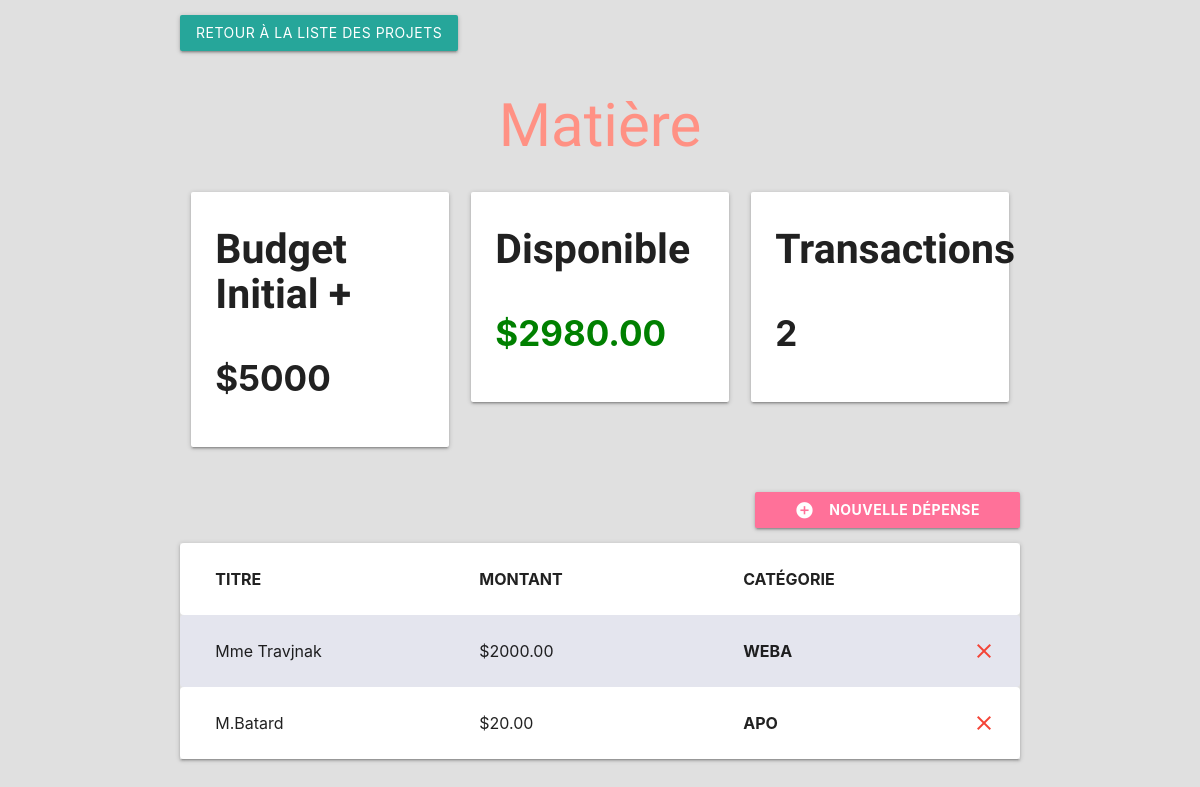
The page /matiere on the database its author committed.
### budget/models.py (models this page shows, shortened)
class Project(models.Model):
    nom = models.CharField(max_length=100)
    slug = models.SlugField(max_length=100, unique=True, blank=True)
    budget = models.IntegerField()
    def budget_dispo(self):
        depenses = self.depenses.all()
        total = 0
        for depense in depenses:
            total += depense.montant
        return self.budget - total
    def transac(self):
        list_des_depenses = self.depenses.all()
        return len(list_des_depenses)

class Depense(models.Model):
    project = models.ForeignKey(Project, on_delete=models.CASCADE, related_name='depenses')
    montant = models.DecimalField(max_digits=10, decimal_places=2)
    titre = models.CharField(max_length=100)
    categorie = models.ForeignKey(Categorie, on_delete=models.CASCADE)
    class Meta:
        ordering = ['-montant']

class Categorie(models.Model):
    project = models.ForeignKey(Project, on_delete=models.CASCADE)
    nom = models.CharField(max_length=100)

### budget/views.py (the view, shortened to what this page needs)
# urls.py: path('<slug:project_slug>', views.project_detail, name='project_detail'),
def project_detail(request, project_slug):
    project = get_object_or_404(Project, slug=project_slug)
    if request.method== 'GET' :
        categorie_list = Categorie.objects.filter(project=project)
        return render(request, 'budget/project_detail.html', {'project': project, 'depense_list': project.depenses.all(), 'categorie_list': categorie_list})
    elif request.method == 'DELETE':
        id = json.loads(request.body)['id']
        depense = Depense.objects.get(id=id)
        depense.delete()
        return HttpResponse('')
    return HttpResponseRedirect(project_slug)

### budget/templates/budget/project_detail.html (shortened to what this page needs)
{% extends 'budget/base.html'%}
{% block content %}
<div class="container">
    <section class="section section-stats">
        <a href="{% url 'project_list' %}" class="btn waves-effect">Retour à la liste des projets</a>
        <h1 style=" text-align: center; font-size: 60px;" class="ff">{{ project.nom }}</h1>
        <div class="row">
            <div class="col s12 m4 14">
                <div class="card-panel">
                    <h6 class="bold ffs">Budget Initial +</h6>
                    <h1 class="bold fs ">${{project.budget}}</h1>
                </div>
            </div>
            <div class="col s12 m4 14">
                <div class="card-panel">
                    <h6 class="bold ffs">Disponible</h6>
                    <h1 class="bold fs ">
                        {% if project.budget_dispo < 0 %}
                            <span style="color: red;">${{project.budget_dispo}}</span>
                            <p style="font-size: 4px;">Tu n'as pas respecté le budget. Tu es mauvais.</p>
                        {% else %}
                            <span style="color: green;">${{project.budget_dispo}}</span>
                        {% endif %}
                    </h1>
                </div>
            </div>
            <div class="col s12 m4 14">
                <div class="card-panel">
                    <h6 class="bold ffs">Transactions</h6>
                    <h1 class="bold fs">{{project.transac}}</h1>
                </div>
            </div>
        </div>
    </section>
    <section class="section section-depense">
        <div class="row">
            <button class="btn waves-effect right modal-trigger" href="#ModalDepense">nouvelle dépense
                <i class="material-icons white-text left">add_circle</i>
            </button>
        </div>
        <ul class="z-depth-1">
            <li>
                <div class="card-panel z-depth-0 depense">
                    <div class="row">
                        <div class="col s12 m4 16">
                            <span class="titre bold " style="text-transform: uppercase;">titre</span>
                        </div>
                        <div class="col  s12 m4 13 ">
                            <span class="titre bold" style="text-transform: uppercase;">Montant</span>
                        </div>
                        <div class="col  1 ">
                            <span class="titre bold" style="text-transform: uppercase;">Catégorie</span>
                        </div>
                    </div>
                </div>
            </li>
            {% for depense in depense_list %}
            <li>
                <div class="card-panel z-depth-0 depense">
                    <div class="row">
                        <div class="col s12 m4 16">
                            <span class="titre ">{{depense.titre}}</span>
                        </div>
                        <div class="col  s12 m4 13 ">
                            <span class="titre">${{depense.montant}}</span>
                        </div>
                        <div class="col  1 ">
                            <span class="titre bold">{{ depense.categorie.nom}}</span>
                        </div>
                        <a onclick="suppDepense(this)" data-id="{{depense.id}}">
                            <i class="material-icons red-text right ">close</i>
                        </a>
                    </div>
                </div>
            </li>
            {% endfor %}
        </ul>
    </section>
</div>
{% endblock %}

### budget/static/css/style.css (style rules this page uses)
html { font-family: 'Montserrat', sans-serif; background-color: #e0e0e0; }
.bold { font-weight: bold; }
.ffs { font-family: 'honk', sans-serif; font-size: 41px; }
.ff { font-family:'sixtyfour', sans-serif; color: rgb(255, 145, 132); }
.section-depense button { padding: 0px 40px; font-weight: bold; background-color: rgb(255, 113, 153); }
.section-depense .depense { font-size: 16px; border-radius: 4px; margin: 0; }
.row { margin: 0!important; }
.fs { font-size: 35px; }
.section-depense li:nth-child(even) .depense { background-color: #e4e5ee; }
.material-icons { cursor: pointer; }

### rows shown on the page
Project: nom "Matière", budget "5000", budget_dispo "2980.00", transac "2"
Depense: titre "Mme Travjnak", montant "2000.00", categorie.nom "WEBA"
Depense: titre "M.Batard", montant "20.00", categorie.nom "APO"
